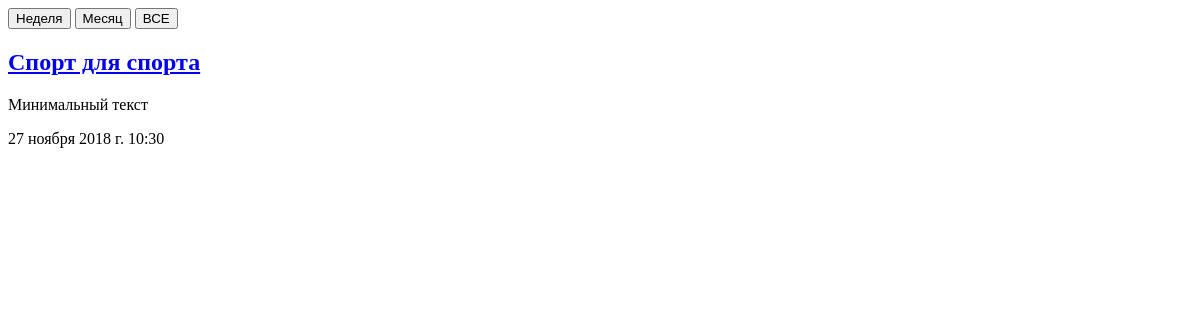
The app's page /, older data.
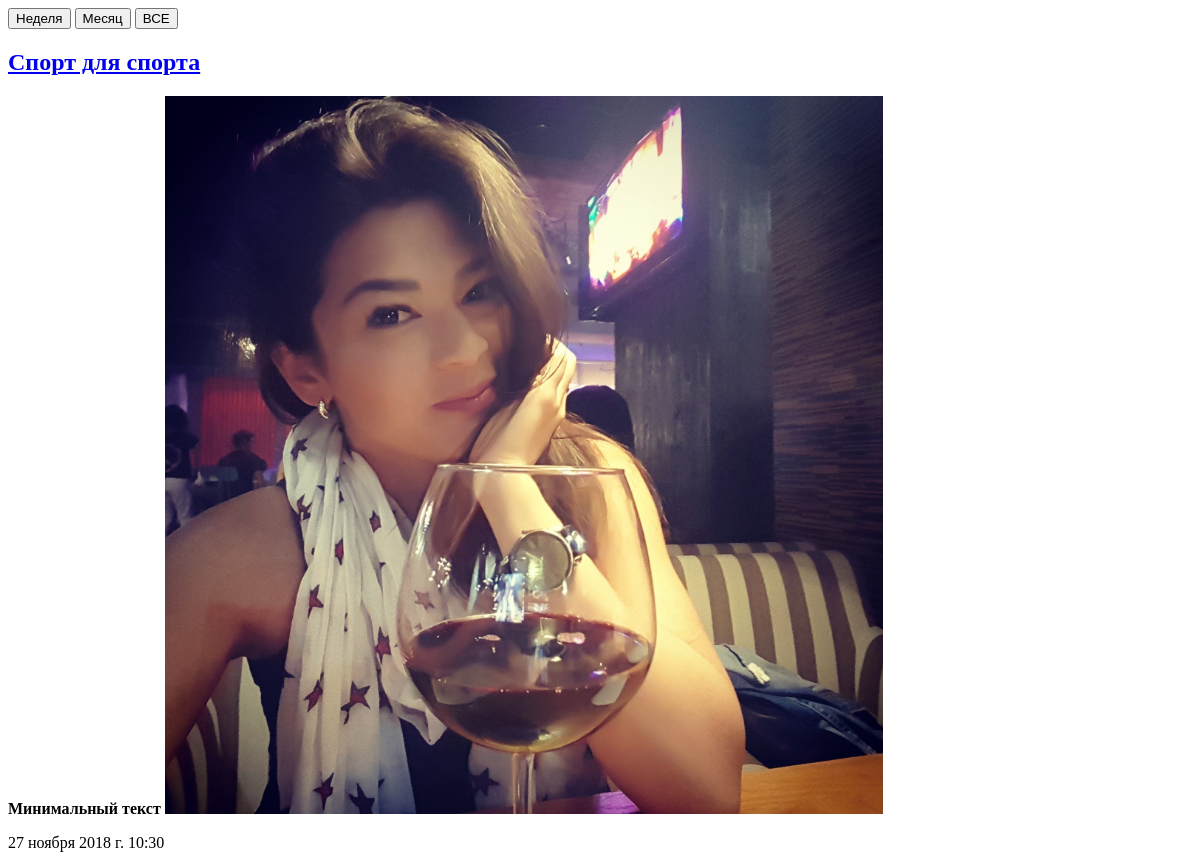
The same page, newer data.
### news/models.py (models this page shows, shortened)
class News(models.Model):
    user = models.ForeignKey(User,
            verbose_name="Author",
            on_delete=models.CASCADE)
    category = models.ForeignKey(Category,
                verbose_name="Category", on_delete=models.SET_NULL,
                null=True)
    title = models.CharField('Заголовок',max_length=100)
    text_min =models.TextField('Min Text', max_length=350)
    text=models.TextField("Text article")
    tag= models.ManyToManyField(Tag, verbose_name="Тэги")
    created = models.DateTimeField("date", auto_now_add=True)
    description = models.CharField("Discription", max_length=100)
    keywords = models.CharField("Key words", max_length=50)
    class Meta:
        verbose_name="Статья"
        verbose_name_plural="Статьи"

### news/views.py (the view)
# urls.py: path('', views.news_list, name="list_news"),
def news_list(request):
    news = News.objects.all()
    return render(request, "news/news_list.html", {"news":news})

### templates/news/news_list.html
{% extends 'base.html' %}
{%  block content %}
<a href="{% url 'new_filter' pk=1 %}"> <button > Неделя </button></a>
<a href="{% url 'new_filter' pk=2 %}"><button > Месяц </button></a>
<a href="{% url 'new_filter' pk=3 %}"><button > ВСЕ</button></a>
{% for new in news %}
    <h2><a href="{% url "new_detail" pk=new.id %}">{{ new.title }}</a></h2>
    <p>{{ new.text_min | safe }}</p>
    <p>{{ new.created }}</p>
{%  endfor %}
{% endblock content %}

Row changes from the older to the newer data that the page shows:
changed News "Спорт для спорта": text_min: picture added
